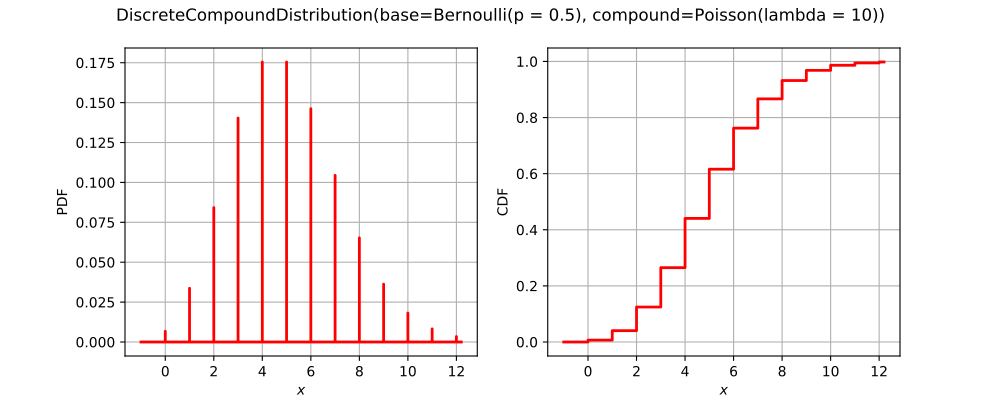

Recreate this plot in Python.
import openturns as ot
from matplotlib import pyplot as plt
from openturns.viewer import View
if ot.DiscreteCompoundDistribution().__class__.__name__ == 'Bernoulli':
    distribution = ot.Bernoulli(0.7)
elif ot.DiscreteCompoundDistribution().__class__.__name__ == 'Binomial':
    distribution = ot.Binomial(5, 0.2)
elif ot.DiscreteCompoundDistribution().__class__.__name__ == 'Hypergeometric':
    distribution = ot.Hypergeometric(10, 4, 7)
elif ot.DiscreteCompoundDistribution().__class__.__name__ == 'CumulativeDistributionNetwork':
    coll = [ot.Normal(2),ot.Dirichlet([0.5, 1.0, 1.5])]
    distribution = ot.CumulativeDistributionNetwork(coll, ot.BipartiteGraph([[0,1], [0,1]]))
elif ot.DiscreteCompoundDistribution().__class__.__name__ == 'Histogram':
    distribution = ot.Histogram([-1.0, 0.5, 1.0, 2.0], [0.45, 0.4, 0.15])
elif ot.DiscreteCompoundDistribution().__class__.__name__ == 'KernelMixture':
    kernel = ot.Uniform()
    sample = ot.Normal().getSample(5)
    bandwith = [1.0]
    distribution = ot.KernelMixture(kernel, bandwith, sample)
elif ot.DiscreteCompoundDistribution().__class__.__name__ == 'MaximumDistribution':
    coll = [ot.Uniform(2.5, 3.5), ot.LogUniform(1.0, 1.2), ot.Triangular(2.0, 3.0, 4.0)]
    distribution = ot.MaximumDistribution(coll)
elif ot.DiscreteCompoundDistribution().__class__.__name__ == 'Multinomial':
    distribution = ot.Multinomial(5, [0.2])
elif ot.DiscreteCompoundDistribution().__class__.__name__ == 'RandomMixture':
    coll = [ot.Triangular(0.0, 1.0, 5.0), ot.Uniform(-2.0, 2.0)]
    weights = [0.8, 0.2]
    cst = 3.0
    distribution = ot.RandomMixture(coll, weights, cst)
elif ot.DiscreteCompoundDistribution().__class__.__name__ == 'TruncatedDistribution':
    distribution = ot.TruncatedDistribution(ot.Normal(2.0, 1.5), 1.0, 4.0)
elif ot.DiscreteCompoundDistribution().__class__.__name__ == 'UserDefined':
    distribution = ot.UserDefined([[0.0], [1.0], [2.0]], [0.2, 0.7, 0.1])
elif ot.DiscreteCompoundDistribution().__class__.__name__ == 'ZipfMandelbrot':
    distribution = ot.ZipfMandelbrot(10, 2.5, 0.3)
else:
    distribution = ot.DiscreteCompoundDistribution()
dimension = distribution.getDimension()
title = str(distribution)[:100].split('\n')[0]
if dimension == 1:
    distribution.setDescription(['$x$'])
    pdf_graph = distribution.drawPDF()
    cdf_graph = distribution.drawCDF()
    fig = plt.figure(figsize=(10, 4))
    pdf_axis = fig.add_subplot(121)
    cdf_axis = fig.add_subplot(122)
    View(pdf_graph, figure=fig, axes=[pdf_axis], add_legend=False)
    View(cdf_graph, figure=fig, axes=[cdf_axis], add_legend=False)
    fig.suptitle(title)
elif dimension == 2:
    distribution.setDescription(['$x_1$', '$x_2$'])
    pdf_graph = distribution.drawPDF()
    pdf_graph.setTitle(title)
    fig = plt.figure(figsize=(10, 5))
    pdf_axis = fig.add_subplot(111)
    View(pdf_graph, figure=fig, axes=[pdf_axis], add_legend=False, square_axes=False)
